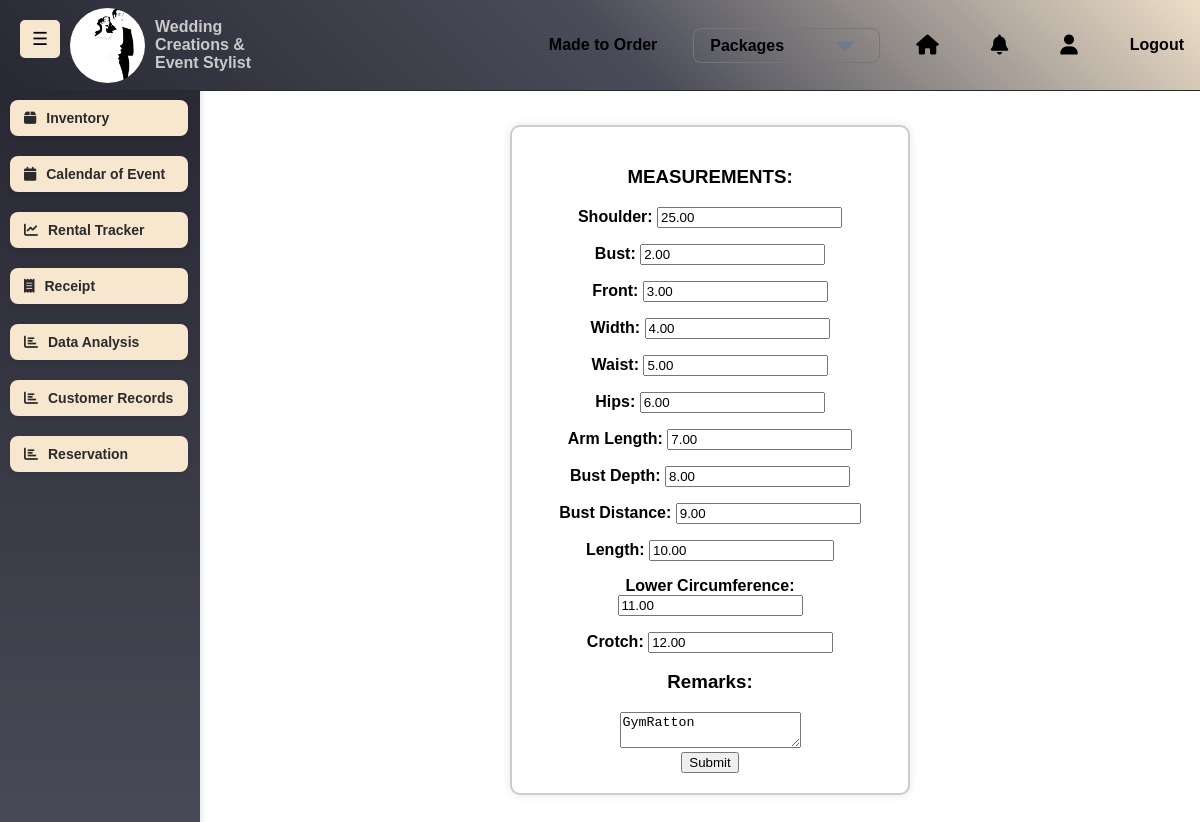
The page /made_to_order/ (signed in) on the database as committed earlier.
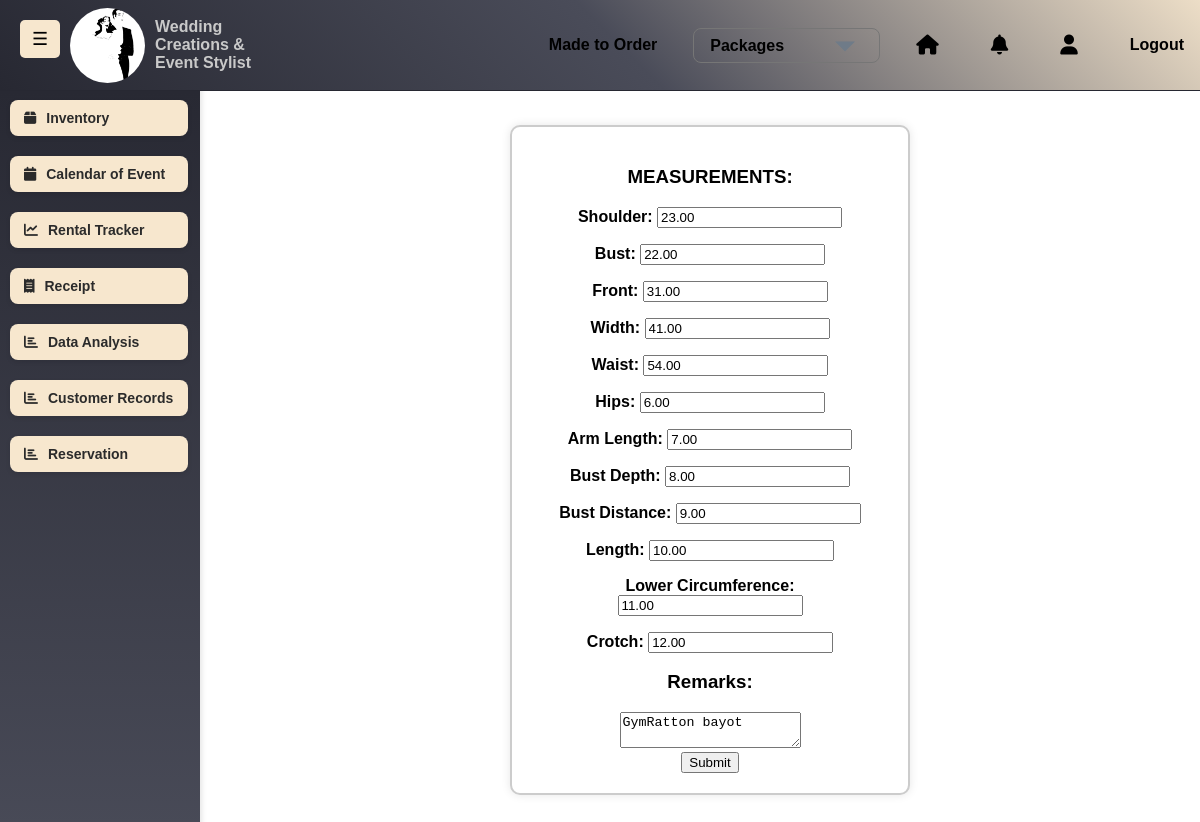
The same page on the database as committed later.
### saritasapp/models.py (models this page shows)
class Receipt(models.Model):
    customer_name = models.CharField(max_length=255)
    customer_number = models.CharField(max_length=20)
    amount = models.DecimalField(max_digits=10, decimal_places=2, default=0.00, blank=True, null=True)
    down_payment = models.DecimalField(max_digits=10, decimal_places=2, default=0.00, blank=True, null=True)
    shoulder = models.DecimalField(max_digits=5, decimal_places=2, default=0.00, blank=True, null=True)
    bust = models.DecimalField(max_digits=5, decimal_places=2, default=0.00, blank=True, null=True)
    front = models.DecimalField(max_digits=5, decimal_places=2, default=0.00, blank=True, null=True)
    width = models.DecimalField(max_digits=5, decimal_places=2, default=0.00, blank=True, null=True)
    waist = models.DecimalField(max_digits=5, decimal_places=2, default=0.00, blank=True, null=True)
    hips = models.DecimalField(max_digits=5, decimal_places=2, default=0.00, blank=True, null=True)
    arm_length = models.DecimalField(max_digits=5, decimal_places=2, default=0.00, blank=True, null=True)
    bust_depth = models.DecimalField(max_digits=5, decimal_places=2, default=0.00, blank=True, null=True)
    bust_distance = models.DecimalField(max_digits=5, decimal_places=2, default=0.00, blank=True, null=True)
    length = models.DecimalField(max_digits=5, decimal_places=2, default=0.00, blank=True, null=True)
    lower_circumference = models.DecimalField(max_digits=5, decimal_places=2, default=0.00, blank=True, null=True)
    crotch = models.DecimalField(max_digits=5, decimal_places=2, default=0.00, blank=True, null=True)
    payment_time = models.DateTimeField(null=True, blank=True)
    event_date = models.DateField(null=True, blank=True)
    pickup_date = models.DateField(null=True, blank=True)
    return_date = models.DateField(null=True, blank=True)
    payment_method = models.CharField(max_length=50, choices=[('Cash', 'Cash'), ('Credit Card', 'Credit Card'), ('Bank Transfer', 'Bank Transfer')])
    remarks = models.TextField(blank=True, null=True)

### saritasapp/views.py (the view, shortened to what this page needs)
# urls.py: path("made_to_order/", made_to_order_view, name="made_to_order"),
@login_required
def made_to_order_view(request):
    receipt = Receipt.objects.order_by('-id').first() or Receipt.objects.create()
    return render(request, "saritasapp/made_to_order.html", {"receipt": receipt})

### saritasapp/templates/saritasapp/made_to_order.html (shortened to what this page needs)
{% extends "saritasapp/base.html" %}
{% load static %}
{% block content %}
<div class="main-container">
    <div class="measures">
        {% if receipt and receipt.id %}
            <form action="{% url 'saritasapp:receipt-update' receipt.id %}" method="POST">
        {% else %}
            <form action="#" method="POST">
        {% endif %}
            <h3>MEASUREMENTS:</h3>
            <p><strong>Shoulder:</strong> <input type="text" name="shoulder" value="{{ receipt.shoulder }}"></p>
            <p><strong>Bust:</strong> <input type="text" name="bust" value="{{ receipt.bust }}"></p>
            <p><strong>Front:</strong> <input type="text" name="front" value="{{ receipt.front }}"></p>
            <p><strong>Width:</strong> <input type="text" name="width" value="{{ receipt.width }}"></p>
            <p><strong>Waist:</strong> <input type="text" name="waist" value="{{ receipt.waist }}"></p>
            <p><strong>Hips:</strong> <input type="text" name="hips" value="{{ receipt.hips }}"></p>
            <p><strong>Arm Length:</strong> <input type="text" name="arm_length" value="{{ receipt.arm_length }}"></p>
            <p><strong>Bust Depth:</strong> <input type="text" name="bust_depth" value="{{ receipt.bust_depth }}"></p>
            <p><strong>Bust Distance:</strong> <input type="text" name="bust_distance" value="{{ receipt.bust_distance }}"></p>
            <p><strong>Length:</strong> <input type="text" name="length" value="{{ receipt.length }}"></p>
            <p><strong>Lower Circumference:</strong> <input type="text" name="lower_circumference" value="{{ receipt.lower_circumference }}"></p>
            <p><strong>Crotch:</strong> <input type="text" name="crotch" value="{{ receipt.crotch }}"></p>
            <div class="remarks">
                <h3>Remarks:</h3>
                <textarea id="remarks" name="remarks">{{ receipt.remarks }}</textarea>
            </div>
            <button class="buttons" type="submit">Submit</button>
        </form>
    </div>
</div>
{% endblock %}

### saritasapp/templates/saritasapp/base.html (shortened to what this page needs)
{% load static %}
<!DOCTYPE html>
<html lang="en">
    <head>
        {% load static %}
        <link rel="stylesheet" href="{% static 'css/mainbase.css' %}">
        <link rel="stylesheet" href="https://cdnjs.cloudflare.com/ajax/libs/font-awesome/6.4.0/css/all.min.css">
    </head>
<body>
    <div class="sidebar" id="sidebar">
        <div class="nav-buttons">
            <a href="{% url 'saritasapp:inventory_list' %}" class="nav-btn">
                <span class="fas fa-box"></span> <text>Inventory</text>
            </a>
            <a href="{% url 'saritasapp:calendar' %}" class="nav-btn">
                <span class="fas fa-calendar"></span> <text>Calendar of Event</text>
            </a>
            <a href="{% url 'saritasapp:rental_tracker' %}" class="nav-btn">
                <span class="fas fa-chart-line"></span> <text>Rental Tracker</text>
            </a>
            <a href="{% url 'saritasapp:receipt-detail' receipt_id=1 %}" class="nav-btn">
                <span class="fas fa-receipt"></span> <text>Receipt</text>
            </a>
            <a href="{% url 'saritasapp:data_analysis' %}" class="nav-btn">
                <span class="fas fa-chart-bar"></span> <text>Data Analysis</text>
            </a>
            <a href="{% url 'saritasapp:customer_list' %}" class="nav-btn">
                <span class="fas fa-chart-bar"></span> <text>Customer Records</text>
            </a>
            <a href="{% url 'saritasapp:reservation' %}" class="nav-btn">
                <span class="fas fa-chart-bar"></span> <text>Reservation</text>
            </a>
        </div>
    </div>
    <div class="header">
        <button id="toggle-btn">☰</button>
            <div class="logo">
                <img src="{% static 'images/Logo.png' %}" alt="Wedding Creations & Event Stylist">
                <span> Wedding<br>Creations &<br> Event Stylist</span>
            </div>
                <div class="header-items">
                    <div class="made-to-order">
                        <a href="{% url 'saritasapp:made_to_order' %}" class="header-link-text">Made to Order</a>
                    </div>
                        <select name="Packages" id="Package" class="header-link-text">
                            <option value="">Packages</option>
                        </select>
                        <a href="{% url 'saritasapp:homepage' %}" class="header-link"><i class="fas fa-home"></i></a>
                        <a href="{% url 'saritasapp:notifications' %}" class="header-link"><i class="fas fa-bell"></i></a>
                        <a href="{% url 'saritasapp:profile' %}" class="header-link"><i class="fas fa-user"></i></a>
                        {% if user.is_authenticated %}
                            <a href="{% url 'saritasapp:logout' %}" class="header-link">Logout</a>
                        {% else %}
                            <a href="{% url 'saritasapp:sign_in' %}" class="header-link">Login</a>
                        {% endif %}
                </div>
    </div>
    <div class="container" style="margin-left: 220px; margin-top: 80px; padding: 20px;">
        {% block content %}
        {% endblock %}
    </div>
</body>
</html>

### static/css/mainbase.css (style rules this page uses)
:root { --primary-color: #11121a; --hover-color: #272832; --accent-color: #0071FF; --text-color: #c9c9c9; --hover-color: #FFD700; }
body { margin: 0; padding: 0; font-family: Arial, sans-serif; background-color: white; }
.sidebar { width: 200px; height: 100vh; background: linear-gradient(180deg, #272832, #4A4C59); position: fixed; left: 0; top: 70px; display: flex; flex-direction: column; align-items: center; box-shadow: 2px 0 5px rgba(0, 0, 0, 0.1); transition: all 0.3s ease-in-out; will-change: width; overflow-x: hidden; overflow-y: auto; text-wrap: nowrap; }
.nav-buttons { width: 100%; display: flex; flex-direction: column; margin-top: 20px; }
.nav-btn { display: flex; align-items: center; justify-content: flex-start; width: 75%; padding: 10px 1em; font-size: 14px; font-weight: bolder; background: #F7E7CE; border: none; cursor: pointer; box-shadow: 0px 2px 5px rgba(0, 0, 0, 0.1); transition: all 0.3s ease-in; border-radius: 8px; margin: 10px; }
a { display: block; color: rgb(43, 43, 43); padding: 12px; text-align: center; border-radius: 5px; font-size: 16px; font-weight: bold; text-decoration: none; transition: background 0.3s ease; }
.nav-btn span { margin-right: 10px; }
#toggle-btn { position: fixed; top: 20px; left: 20px; background: #F7E7CE; border: none; padding: 8px 12px; font-size: 18px; border-radius: 5px; cursor: pointer; transition: all 0.3s ease-in-out; z-index: 100; }
.logo { display: flex; align-items: center; gap: 10px; margin-left: 50px; }
.logo img { width: 75px; height: 75px; border-radius: 50%; object-fit: contain; }
.logo span { font-size: 16px; font-weight: bold; color: #c9c9c9; white-space: nowrap; display: block; }
.header { position: fixed; top: 0; left: 0; right: 0; height: 70px; padding: 10px 20px; background: linear-gradient(45deg, #272832, #4A4C59, #F7E7CE); color: #000000; display: flex; align-items: center; justify-content: space-between; z-index: 102; width: 100%; border-bottom: 1px solid #272832; }
.header-items { display: flex; align-items: center; justify-content: flex-end; gap: 20px; margin-right: 20px; flex-wrap: nowrap; flex-grow: 1; }
.header select { background-color: transparent; color: #000000; font-size: 16px; font-weight: 600; padding: 8px 16px; border-radius: 8px; cursor: pointer; appearance: none; background-repeat: no-repeat; background-position: right 10px center; background-size: 48px; }
.header select option { background: white; color: #000000; }
.header-link { display: flex; align-items: center; gap: 8px; text-decoration: none; color: #000000; font-size: 16px; font-weight: 600; padding: 8px 16px; border-radius: 8px; transition: 0.3s; white-space: nowrap; }
.header-link-text { display: flex; align-items: center; gap: 8px; text-decoration: none; color: #000000; font-size: 16px; font-weight: 600; padding: 8px 16px; border-radius: 8px; transition: 0.3s; white-space: nowrap; }
.header-link i { font-size: 20px; color: black; }

### saritasapp/templates/saritasapp/made_to_order.html (style rules this page uses)
body { font-family: Arial, sans-serif; background-color: #ffffff; display: flex; justify-content: center; align-items: center; min-height: 100vh; margin: 20px 0; padding: 10px; box-sizing: border-box; }
.container { cursor: pointer; border: 2px solid #ccc; padding: 10px; text-align: center; flex: 1; transition: background 0.3s; background: white; border-radius: 10px; box-shadow: 0px 0px 10px rgba(0, 0, 0, 0.1); box-sizing: border-box; text-decoration: none; width: 100%; max-width: 400px; min-height: 150px; min-width: 150px; display: flex; align-items: center; justify-content: center; }

Rows that differ between the two databases and show on the page:
changed Receipt: shoulder "25.00" → "23.00"; bust "2.00" → "22.00"; front "3.00" → "31.00"; width "4.00" → "41.00"; waist "5.00" → "54.00"; remarks "GymRatton" → "GymRatton bayot"
